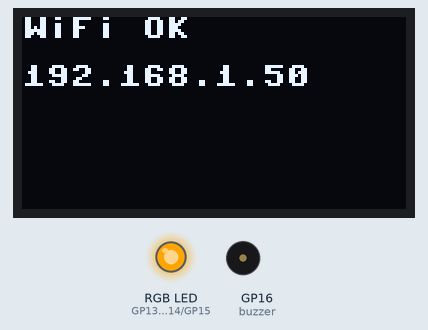
Bench run of a program on a simulated Raspberry Pi Pico running MicroPython. On the bench: 128×64 one-colour display, an RGB LED mixed from three pins (HIGH = lit), buzzer (waves = sounding). WiFi joins after 1.5 s; requests to the public web service named in the program get a made-up reply in its usual format after 0.4 s (London, UTC, broken clouds, 64 % humidity, 1013 hPa unless stated); the clock reads 2024-03-15 10:24:30 at power-on unless the program sets it; library files of the repository ran but are not shown: ssd1306.py.

Above: at 2.1 s.
At 5.3 s:
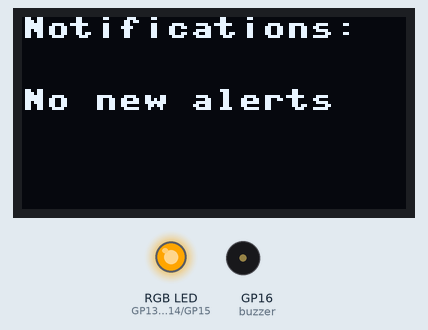
Timing chart, 0 to 6.8 s (numbered marks = the images above):
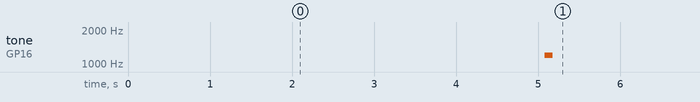

Measured:
- what the display in image 0 shows lasts 3.1 s, from 2.1 s to 5.2 s

The program:

main_v3_stable_socket_counter.py
```python
# ═══════════════════════════════════════════════════════════════
# main_v3.py — Version 3: Stable socket + notification counter
# Fixed the connection crash from v2 by using smaller 256-byte
# receive buffers and adding connection timeouts. Also added
# the notification counter display on the OLED so you can see
# how many unread notifications you have per app.
# ═══════════════════════════════════════════════════════════════

import network, urequests, utime, ujson
from machine import Pin, PWM, I2C
import ssd1306
import socket

# ── Hardware setup ─────────────────────────────────────────────
led_r = PWM(Pin(13))
led_g = PWM(Pin(14))
led_b = PWM(Pin(15))
for led in [led_r, led_g, led_b]:
    led.freq(1000)

buzzer = PWM(Pin(16))
buzzer.duty_u16(0)

i2c = I2C(0, sda=Pin(0), scl=Pin(1), freq=400000)
oled = ssd1306.SSD1306_I2C(128, 64, i2c)

WIFI_SSID = "UHM"
WIFI_PASS = ""

COLORS = {
    "home":       (0,   255, 0),
    "university": (128, 0,   255),
    "travel":     (0,   100, 255),
    "alert":      (255, 0,   0),
    "off":        (0,   0,   0),
}

def set_rgb(r, g, b):
    led_r.duty_u16(int(r / 255 * 65535))
    led_g.duty_u16(int(g / 255 * 65535))
    led_b.duty_u16(int(b / 255 * 65535))

def led_off():
    set_rgb(0, 0, 0)

def beep(freq=1000, duration_ms=200):
    buzzer.freq(freq)
    buzzer.duty_u16(32768)
    utime.sleep_ms(duration_ms)
    buzzer.duty_u16(0)

def connect_wifi():
    wlan = network.WLAN(network.STA_IF)
    wlan.active(True)
    wlan.connect(WIFI_SSID, WIFI_PASS)
    oled.fill(0)
    oled.text("Connecting WiFi...", 0, 0)
    oled.show()
    set_rgb(255, 165, 0)
    timeout = 15
    while not wlan.isconnected() and timeout > 0:
        utime.sleep(1)
        timeout -= 1
    if wlan.isconnected():
        ip = wlan.ifconfig()[0]
        oled.fill(0)
        oled.text("WiFi OK", 0, 0)
        oled.text(ip, 0, 16)
        oled.show()
        utime.sleep(3)
        beep(1200, 100)
        return True
    else:
        set_rgb(255, 0, 0)
        oled.fill(0)
        oled.text("WiFi FAILED", 0, 0)
        oled.show()
        return False

def get_location():
    try:
        resp = urequests.get("http://ip-api.com/json", timeout=8)
        data = resp.json()
        resp.close()
        return data.get("city",""), data.get("regionName",""), data.get("country","")
    except:
        return None, None, None

def classify_location(city, region, country):
    HOME_CITY   = "Honolulu"
    HOME_REGION = "Hawaii"
    if city == HOME_CITY and region == HOME_REGION:
        return "home"
    elif country == "United States":
        return "travel"
    else:
        return "travel"

APP_RULES = {
    "home":       ["Gmail", "Instagram", "Substack", "Discord"],
    "university": ["Gmail", "Discord"],
    "travel":     ["Gmail", "Discord"],
}

def should_notify(app_name, location_mode):
    return app_name in APP_RULES.get(location_mode, [])

def show_notification(app, message, location_mode):
    r, g, b = COLORS.get(location_mode, (255, 255, 255))
    set_rgb(r, g, b)
    oled.fill(0)
    oled.text(app[:16], 0, 0)
    oled.text(message[:16], 0, 16)
    oled.text(message[16:32], 0, 28)
    oled.text("[" + location_mode + "]", 0, 48)
    oled.show()
    beep(1000, 150)
    utime.sleep_ms(100)
    beep(1200, 100)
    utime.sleep(5)
    led_off()
    oled.fill(0)
    oled.show()

def trigger(app, message, location_mode):
    if should_notify(app, location_mode):
        show_notification(app, message, location_mode)
    else:
        set_rgb(20, 20, 20)
        utime.sleep_ms(200)
        led_off()

# ── Notification counter — new in v3 ──────────────────────────
counts = {"Gmail": 0, "Substack": 0, "Discord": 0, "Instagram": 0}

def update_oled_counts():
    oled.fill(0)
    oled.text("Notifications:", 0, 0)
    y = 14
    for app, count in counts.items():
        if count > 0:
            oled.text(f"{app}: {count}", 0, y)
            y += 12
    if all(v == 0 for v in counts.values()):
        oled.text("No new alerts", 0, 24)
    oled.show()

# ── Stable HTTP server — fixed from v2 ────────────────────────
# Key fixes:
# - Reduced recv buffer from 1024 to 256 bytes
# - Added conn.settimeout(3) so reads don't hang
# - Send HTTP response BEFORE processing to avoid timeouts
# - Added s.settimeout(10) on the server socket
def start_server():
    if not connect_wifi():
        return

    global location_mode
    location_mode = "home"
    last_location_check = 0
    LOCATION_INTERVAL = 300

    addr = socket.getaddrinfo("0.0.0.0", 80)[0][-1]
    s = socket.socket()
    s.setsockopt(socket.SOL_SOCKET, socket.SO_REUSEADDR, 1)
    s.bind(addr)
    s.listen(1)
    s.settimeout(10)  # NEW: server timeout so loop doesn't hang

    update_oled_counts()

    while True:
        try:
            conn, addr = s.accept()
            request = b""
            conn.settimeout(3)  # NEW: connection timeout
            try:
                while True:
                    chunk = conn.recv(256)  # FIXED: 256 not 1024
                    if not chunk:
                        break
                    request += chunk
            except:
                pass
            conn.send(b"HTTP/1.1 200 OK\r\n\r\nOK")  # Respond first
            conn.close()
            if b"{" in request:
                start = request.index(b"{")
                payload = ujson.loads(request[start:])
                app = payload.get("app", "")
                msg = payload.get("message", "")
                if app in counts:
                    counts[app] += 1
                trigger(app, msg, location_mode)
                update_oled_counts()
        except OSError:
            pass

        now = utime.time()
        if now - last_location_check > LOCATION_INTERVAL:
            city, region, country = get_location()
            if city:
                location_mode = classify_location(city, region, country)
            last_location_check = now

start_server()
```
